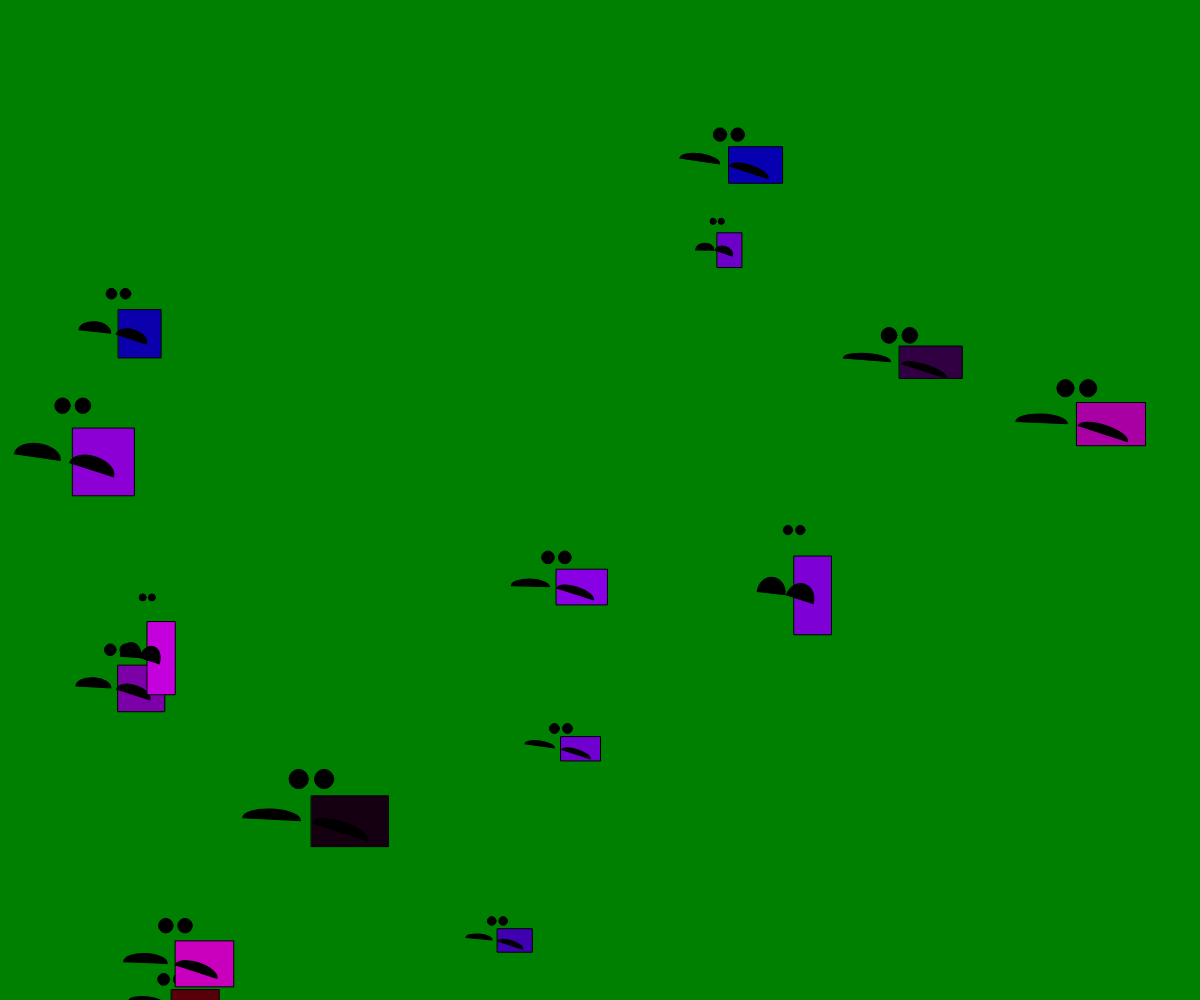
Frame 1 (no input)
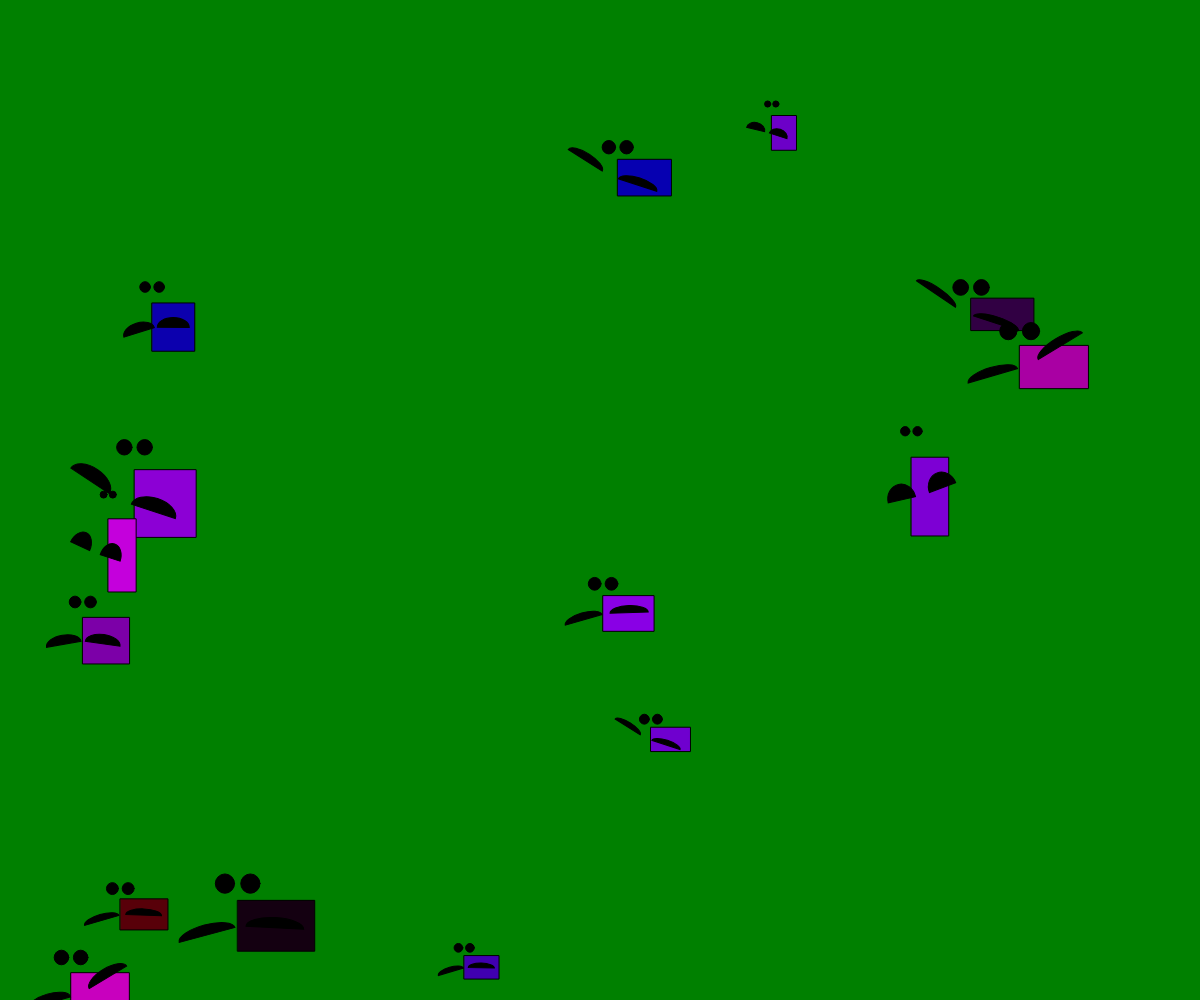
Frame 60 (no input)
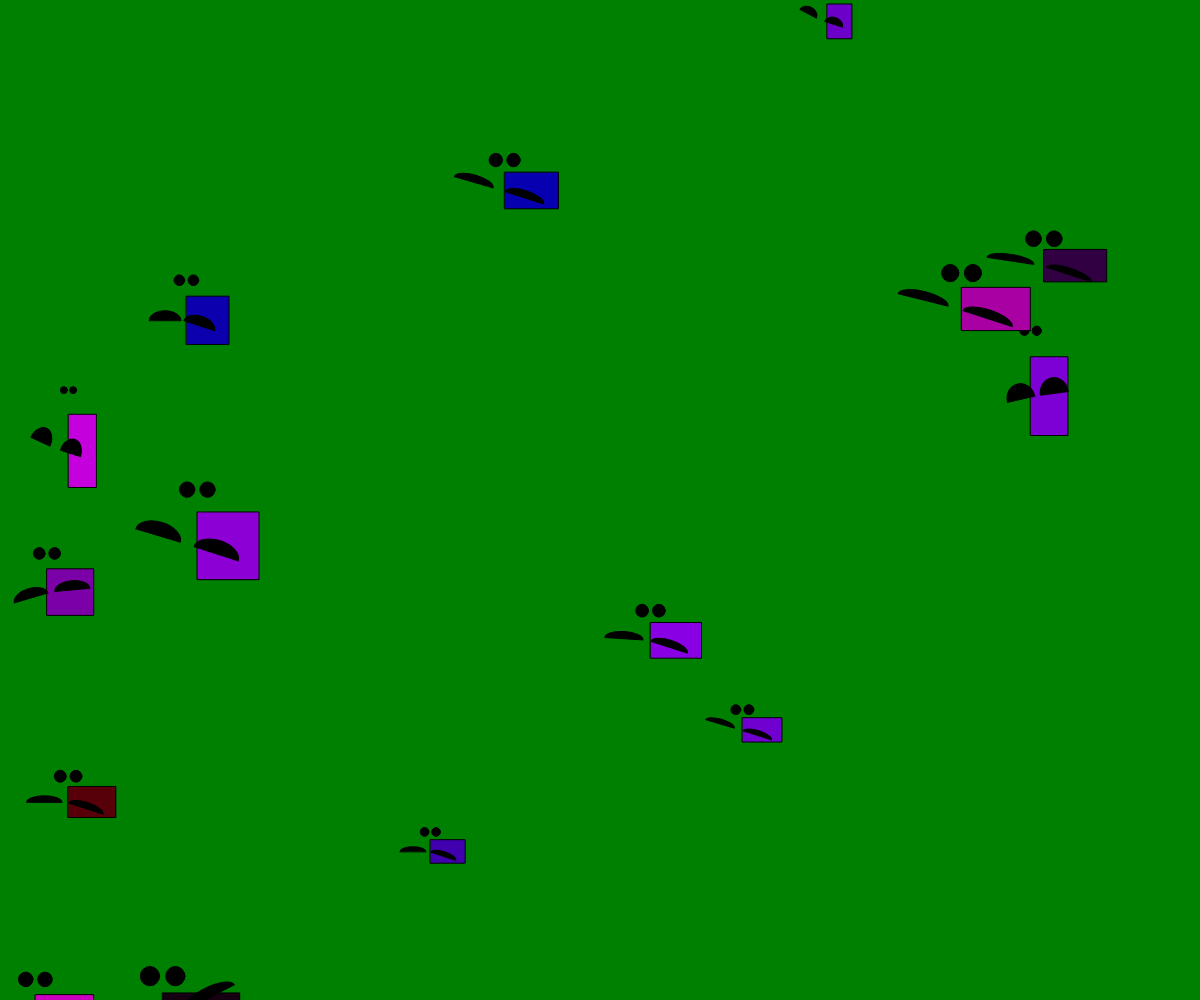
Frame 120 (the mouse pressed at the canvas centre since frame 60)

The p5.js sketch that drew these frames (run headless with seeded random() and noise() and a simulated clock; from frame 60 on, the mouse is pressed at the canvas centre):

// p5.js sketch
// ── sketch.js
let dudes = [];
let num_of_dudes = 15;
let bg_color;

function setup() {
    createCanvas(windowWidth, windowHeight);
    bg_color = color('green');

    for (let i = 0; i < num_of_dudes; i++) {
        dudes.push( new MarchingDude() );
    }
}

function draw() {
    background(bg_color);

    for (var i = 0; i < dudes.length; i++) {
        dudes[i].frame();
    }
}





/////////////////////////////////////////
//      Marching Dude Class
/////////////////////////////////////////

/**
 * MarchingDude Class. Creates creepy marching things.
 *
 */
class MarchingDude {

    constructor() {
        this.size_w = random(20, 80);
        this.size_h = random(20, 80);
        this.loc_x = random(width);
        this.loc_y = random(height);
        this.move_x = random(-2, 2);
        this.move_y = random(-2, 2);
        this.body_color = color(random(200), random(0), random(255));
        this.size_w = this.size_w;
        this.size_h = this.size_h;
        this.eye_x = this.size_w * 0.165;
        this.eye_y = this.size_h * 0.33 * -1;
        this.eye_size = this.size_w * 0.25;
        this.feet_x = this.size_w * 0.25 + (this.size_w * 0.25);
        this.feet_y = this.size_h * 0.5;
        this.feet_w = this.size_w * 0.75;
        this.feet_h = this.size_h * 0.4;
        this.left_foot_angle = 0;
        this.right_foot_angle = 10;
        this.foot_angle_delta = random(5);
        this.foot_angle_max = -20;
        this.active_foot = 0;
    }

    // call this method once per frame to update marching dude
    frame() {
        this.feetAngle();
        this.display();
        this.move();
    }

    display() {

        push();

        translate(this.loc_x, this.loc_y);
        fill(this.body_color);

        rect(0, 0, this.size_w, this.size_h);

        // eyes
        fill(0);
        ellipse(-this.eye_x, this.eye_y, this.eye_size, this.eye_size);
        ellipse(this.eye_x, this.eye_y, this.eye_size, this.eye_size);

        // feet
        push();
        rotate(PI * (this.right_foot_angle * 0.01));
        translate(this.feet_x, this.feet_y);
        scale(1, -1);
        arc(0, 0, this.feet_w, this.feet_h, 0, -PI, CHORD);
        pop();
        push();
        rotate(PI * -(this.left_foot_angle * 0.01));
        translate(-this.feet_x, this.feet_y);
        scale(-1, -1);
        arc(0, 0, this.feet_w, this.feet_h, 0, -PI, CHORD);
        pop();

        pop();
    }

    feetAngle() {

        if (this.active_foot === 0) {
            this.left_foot_angle -= this.foot_angle_delta;
            if (this.left_foot_angle <= this.foot_angle_max) {
                this.foot_angle_delta *= -1;
            }
            if (this.left_foot_angle >= 0) {
                this.active_foot = 1;
                this.foot_angle_delta *= -1;
            }
        } else if (this.active_foot === 1) {
            this.right_foot_angle -= this.foot_angle_delta;
            if (this.right_foot_angle <= this.foot_angle_max) {
                this.foot_angle_delta *= -1;
            }
            if (this.right_foot_angle >= 0) {
                this.active_foot = 0;
                this.foot_angle_delta *= -1;
            }
        }

        // console.log(this.left_foot_angle);
    }

    move() {
        this.loc_x += this.move_x;
        this.loc_y += this.move_y;

        if (this.loc_x >= width) {
            this.move_x *= -1;
            this.loc_x = width - abs(this.move_x);
        } else if (this.loc_x <= 0) {
            this.move_x *= -1;
            this.loc_x = abs(this.move_x);
        } else if (this.loc_y >= height) {
            this.move_y *= -1;
            this.loc_y = height - abs(this.move_y);
        } else if (this.loc_y <= 0) {
            this.move_y *= -1;
            this.loc_y = abs(this.move_y);
        }
    }
}
